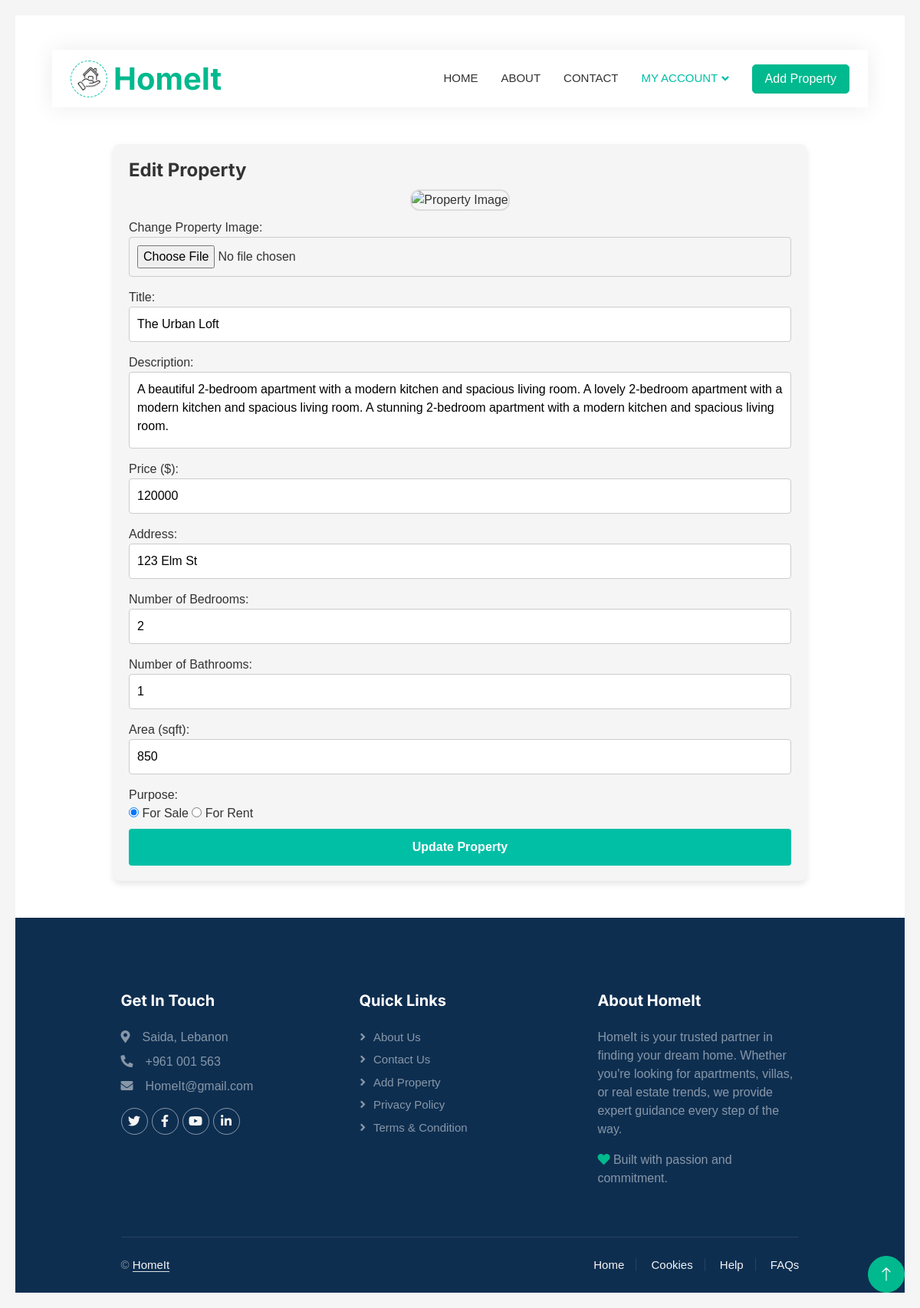
/backend/editProperty.php?id=1 (signed in), run on the app's committed database.
### tables this page shows
CREATE TABLE `properties` (
  `property_id` int(11) NOT NULL,
  `user_id` int(11) NOT NULL,
  `type_id` int(11) NOT NULL,
  `city_id` int(11) NOT NULL,
  `status` enum('available','rented','sold') NOT NULL DEFAULT 'available',
  `title` varchar(50) NOT NULL,
  `description` text NOT NULL,
  `price` decimal(10,0) NOT NULL,
  `address` varchar(100) NOT NULL,
  `bedrooms` int(11) NOT NULL,
  `bathrooms` int(11) NOT NULL,
  `sqft` int(11) NOT NULL,
  `created_at` timestamp NOT NULL DEFAULT current_timestamp(),
  `updated_at` timestamp NOT NULL DEFAULT current_timestamp(),
  `main_image` varchar(200) NOT NULL,
  `purpose` enum('for rent','for sell') NOT NULL
);

### backend/editProperty.php (the view, shortened to what this page needs)
<?php
  include("../inc/connection.php");
?>
<!DOCTYPE html>
<html lang="en">
<head>
    <link href="https://cdnjs.cloudflare.com/ajax/libs/font-awesome/5.10.0/css/all.min.css" rel="stylesheet">
    <link href="https://cdn.jsdelivr.net/npm/bootstrap-icons@1.4.1/font/bootstrap-icons.css" rel="stylesheet">
    <link href="../css/bootstrap.min.css" rel="stylesheet">
    <link href="../css/style.css" rel="stylesheet">
    <link href="../css/style3.css" rel="stylesheet">
</head>
<body>
    <div class="container-xxl bg-white p-0">
        <div class="container-fluid nav-bar bg-transparent">
            <nav class="navbar navbar-expand-lg bg-white navbar-light py-0 px-4">
                <a href="backend_index.php" class="navbar-brand d-flex align-items-center text-center">
                    <div class="icon p-2 me-2">
                        <img class="img-fluid" src="../img/icon.png" alt="Icon" style="width: 30px; height: 30px;">
                    </div>
                    <h1 class="m-0 text-primary">HomeIt</h1>
                </a>
                <div class="collapse navbar-collapse" id="navbarCollapse">
                    <div class="navbar-nav ms-auto">
                        <a href="backend_index.php" class="nav-item nav-link">Home</a>
                        <a href="backend_about.php" class="nav-item nav-link">About</a>
                        <a href="backend_contact.php" class="nav-item nav-link">Contact</a>
                        <div class="nav-item dropdown">
                            <a href="#" class="nav-link dropdown-toggle active" data-bs-toggle="dropdown">My account</a>
                        </div>
                    </div>
                    <a href="addProperty.php" class="btn btn-primary px-3 d-none d-lg-flex">Add Property</a>
                </div>
            </nav>
        </div><br><br>
        <?php
        if (isset($_GET['id'])) {
            $propertyId = intval($_GET['id']);
            $propertyQuery = "SELECT * FROM properties WHERE property_id = ?";
            $stmt = mysqli_prepare($con, $propertyQuery);
            mysqli_stmt_bind_param($stmt, 'i', $propertyId);
            mysqli_stmt_execute($stmt);
            $result = mysqli_stmt_get_result($stmt);
            $property = mysqli_fetch_assoc($result);
        }
        ?>
        <div class="container">
            <div class="contact-form">
                <h2>Edit Property</h2>
                <form action="editProperty_action.php?id=<?= $propertyId ?>" method="POST" enctype="multipart/form-data">
                    <div class="profile-photo-container" style="width: 100%; max-width: 600px; margin: 0 auto;">
                        <img src="<?= !empty($property['main_image']) ? $property['main_image'] : '../img/z-image1.webp'; ?>" alt="Property Image" class="profile-photo" style="width: 100%; height: auto; border-radius: 12px; object-fit: cover;">
                    </div>
                    <label for="main_image">Change Property Image:</label>
                    <input type="file" id="main_image" name="main_image" accept="image/*">
                    <label for="title">Title:</label>
                    <input type="text" id="title" name="title" placeholder="Enter property title" value="<?= htmlspecialchars($property['title']); ?>" required>
                    <label for="description">Description:</label>
                    <textarea id="description" name="description" placeholder="Enter property description" required><?= htmlspecialchars($property['description']); ?></textarea>
                    <label for="price">Price ($):</label>
                    <input type="number" id="price" name="price" placeholder="Enter property price" value="<?= htmlspecialchars($property['price']); ?>" required>
                    <label for="address">Address:</label>
                    <input type="text" id="address" name="address" placeholder="Enter property address" value="<?= htmlspecialchars($property['address']); ?>" required>
                    <label for="bedrooms">Number of Bedrooms:</label>
                    <input type="number" id="bedrooms" name="bedrooms" placeholder="Enter number of bedrooms" value="<?= htmlspecialchars($property['bedrooms']); ?>" required>
                    <label for="bathrooms">Number of Bathrooms:</label>
                    <input type="number" id="bathrooms" name="bathrooms" placeholder="Enter number of bathrooms" value="<?= htmlspecialchars($property['bathrooms']); ?>" required>
                    <label for="sqft">Area (sqft):</label>
                    <input type="number" id="sqft" name="sqft" placeholder="Enter area in square feet" value="<?= htmlspecialchars($property['sqft']); ?>" required>
                    <label>Purpose:</label>
                    <div class="radio-group">
                        <label>
                            <input type="radio" name="purpose" value="for seff" <?= $property['purpose'] === 'for sell' ? 'checked' : ''; ?>> For Sale
                        </label>
                        <label>
                            <input type="radio" name="purpose" value="for rent" <?= $property['purpose'] === 'for rent' ? 'checked' : ''; ?>> For Rent
                        </label>
                    </div>
                    <button type="submit" name="edit_property">Update Property</button>
                </form>
            </div>
        </div>
        <div class="container-fluid bg-dark text-white-50 footer pt-5 mt-5">
            <div class="container py-5">
                <div class="row g-5">
                    <div class="col-lg-4 col-md-6">
                        <h5 class="text-white mb-4">Get In Touch</h5>
                        <p class="mb-2"><i class="fa fa-map-marker-alt me-3"></i>Saida, Lebanon</p>
                        <p class="mb-2"><i class="fa fa-phone-alt me-3"></i>+961 001 563</p>
                        <p class="mb-2"><i class="fa fa-envelope me-3"></i>HomeIt@gmail.com</p>
                        <div class="d-flex pt-2">
                            <a class="btn btn-outline-light btn-social" href=""><i class="fab fa-twitter"></i></a>
                            <a class="btn btn-outline-light btn-social" href=""><i class="fab fa-facebook-f"></i></a>
                            <a class="btn btn-outline-light btn-social" href=""><i class="fab fa-youtube"></i></a>
                            <a class="btn btn-outline-light btn-social" href=""><i class="fab fa-linkedin-in"></i></a>
                        </div>
                    </div>
                    <div class="col-lg-4 col-md-6">
                        <h5 class="text-white mb-4">Quick Links</h5>
                        <a class="btn btn-link text-white-50" href="backend_about.php">About Us</a>
                        <a class="btn btn-link text-white-50" href="backend_contact.php">Contact Us</a>
                        <a class="btn btn-link text-white-50" href="addProperty.php">Add Property</a>
                        <a class="btn btn-link text-white-50" href="">Privacy Policy</a>
                        <a class="btn btn-link text-white-50" href="">Terms & Condition</a>
                    </div>
                    <div class="col-lg-4 col-md-6">
                        <h5 class="text-white mb-4">About HomeIt</h5>
                        <p>HomeIt is your trusted partner in finding your dream home. Whether you're looking for apartments,
                            villas, or real estate trends, we provide expert guidance every step of the way.</p>
                        <p><i class="fa fa-heart text-primary"></i> Built with passion and commitment.</p>
                    </div>
                </div>
            </div>
            <div class="container">
                <div class="copyright">
                    <div class="row">
                        <div class="col-md-6 text-center text-md-start mb-3 mb-md-0">
                            &copy; <a class="border-bottom" href="#">HomeIt</a>
                        </div>
                        <div class="col-md-6 text-center text-md-end">
                            <div class="footer-menu">
                                <a href="#">Home</a>
                                <a href="#">Cookies</a>
                                <a href="#">Help</a>
                                <a href="#">FAQs</a>
                            </div>
                        </div>
                    </div>
                </div>
            </div>
        </div>
        <a href="#" class="btn btn-lg btn-primary btn-lg-square back-to-top"><i class="bi bi-arrow-up"></i></a>
    </div>
</body>
</html>

### css/style.css (style rules this page uses)
:root { --primary: #00B98E; --secondary: #FF6922; --light: #EFFDF5; --dark: #0E2E50; }
.back-to-top { display: none; position: fixed; bottom: 20px; right: 20px; z-index: 1000; }
.btn { transition: .5s; }
.btn.btn-primary, .btn.btn-secondary { color: #FFFFFF; }
.btn-lg-square { width: 48px; height: 48px; }
.btn-square, .btn-sm-square, .btn-lg-square { padding: 0; display: flex; align-items: center; justify-content: center; font-weight: normal; border-radius: 50px; }
.nav-bar { position: relative; margin-top: 45px; padding: 0 3rem; transition: .5s; z-index: 9999; }
.navbar { box-shadow: 0 0 30px rgba(0, 0, 0, .08); }
.navbar .dropdown-toggle::after { border: none; content: "\f107"; font-family: "Font Awesome 5 Free"; font-weight: 900; vertical-align: middle; margin-left: 5px; transition: .5s; }
.navbar-light .navbar-nav .nav-link { margin-right: 30px; padding: 25px 0; color: #FFFFFF; font-size: 15px; text-transform: uppercase; outline: none; }
.navbar-light .navbar-nav .nav-link:hover, .navbar-light .navbar-nav .nav-link.active { color: var(--primary); }
.navbar-light .navbar-brand { height: 75px; }
.navbar-light .navbar-nav .nav-link { color: var(--dark); font-weight: 500; }
.icon { padding: 15px; display: inline-flex; align-items: center; justify-content: center; background: #FFFFFF !important; border-radius: 50px; border: 1px dashed var(--primary) !important; }
.footer .btn.btn-social { margin-right: 5px; width: 35px; height: 35px; display: flex; align-items: center; justify-content: center; color: var(--light); border: 1px solid rgba(255,255,255,0.5); border-radius: 35px; transition: .3s; }
.footer .btn.btn-link { display: block; margin-bottom: 5px; padding: 0; text-align: left; font-size: 15px; font-weight: normal; text-transform: capitalize; transition: .3s; }
.footer .btn.btn-link::before { position: relative; content: "\f105"; font-family: "Font Awesome 5 Free"; font-weight: 900; margin-right: 10px; }
.footer .copyright { padding: 25px 0; font-size: 15px; border-top: 1px solid rgba(256, 256, 256, .1); }
.footer .copyright a { color: var(--light); }
.footer .footer-menu a { margin-right: 15px; padding-right: 15px; border-right: 1px solid rgba(255, 255, 255, .1); }
.footer .footer-menu a:last-child { margin-right: 0; padding-right: 0; border-right: none; }

### css/style3.css (style rules this page uses)
:root { --primary: #00bfa5; --light: #f5f5f5; --dark: #333; --featured: #f39c12; --sale: #e74c3c; }
* { margin: 0; padding: 0; box-sizing: border-box; }
body { font-family: Arial, sans-serif; background-color: var(--light); color: var(--dark); display: flex; justify-content: center; align-items: center; min-height: 100vh; padding: 20px; }
.container { width: 80%; }
.contact-form { background: var(--light); border-radius: 8px; padding: 20px; box-shadow: 0 4px 8px rgba(0, 0, 0, 0.1); }
.contact-form h2 { font-size: 1.5rem; color: var(--dark); margin-bottom: 10px; }
form { display: flex; flex-direction: column; }
form input, form textarea { margin-bottom: 15px; padding: 10px; border: 1px solid #ccc; border-radius: 4px; font-size: 1rem; }
form textarea { resize: none; height: 100px; }
form button { padding: 12px; border: none; background: var(--primary); color: #fff; font-size: 1rem; font-weight: bold; border-radius: 4px; cursor: pointer; }
.profile-photo-container { text-align: center; margin-bottom: 20px; }
.profile-photo { width: 25%; height: 25%; border-radius: 50%; object-fit: cover; border: 2px solid #ddd; margin-bottom: 10px; }

### data on the page
properties: title "The Urban Loft", description "A beautiful 2-bedroom apartment with a modern kitchen and spacious living room. A lovely 2-bedroom apartment with a modern kitchen and spacious living room. A stunning 2-bedroom apartment with a modern kitchen and spacious living room.", price "120000", address "123 Elm St", bedrooms "2", bathrooms "1", sqft "850", purpose "☑ For Sale", purpose "☐ For Rent"
